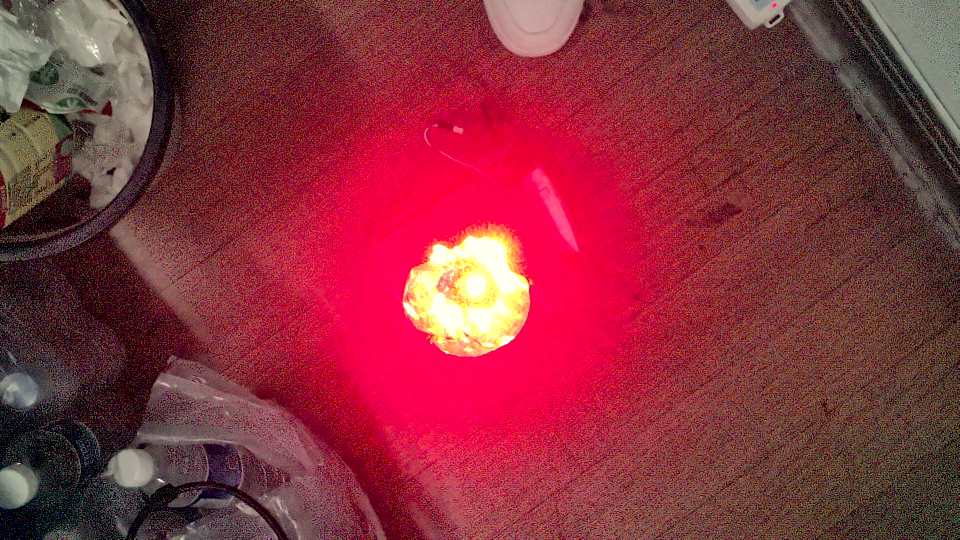
#> input picture 历年任务归档/03_消防巡逻_2023G/bench_test_snapshot.png, 960 x 540 px
$ python -i fire_vision.py   (imports and definitions only)
#> lines starting #> are read from the running program, lines starting #| are printed output that depends on the picture; after the words box and inside, x2 and y2 are one past the last pixel; in counts of white or black regions, pixels touching at a corner belong together
#> further down, picture is the input picture: shape (540, 960, 3); mean B, G, R 61.4, 49, 135.2
### 历年任务归档/最初基线/Lcode/Logger.py
import logging
import os
import sys
import colorlog  # 控制台日志输入颜色


def get_logger():
    #配置颜色
    log_colors_config = {
        "DEBUG": "cyan",
        "INFO": "bold_green",
        "WARNING": "bold_yellow",
        "ERROR": "bold_red",
        "CRITICAL": "bold_purple",
    }
    text_colors_config = {
        "DEBUG": "cyan",
        "INFO": "white",
        "WARNING": "bold_yellow",
        "ERROR": "bold_red",
        "CRITICAL": "bold_purple",
    }
    logger = logging.getLogger()
    #生成日志文件
    path = os.path.dirname(os.path.realpath(sys.argv[0]))
    logFile = os.path.join(path, "fc_log.log")
    logger.setLevel(logging.DEBUG)

    fmtConsole = colorlog.ColoredFormatter(
        "\n\n%(log_color)s[%(levelname)s] %(asctime)s %(message_log_color)s%(message)s",
        "%Y-%m-%d %H:%M:%S",
        log_colors=log_colors_config,
        secondary_log_colors={"message": text_colors_config},
    )
    fmtFile = logging.Formatter(
        "[%(levelname)s] %(asctime)s\n%(message)s",
        "(%Y-%m-%d %H:%M:%S)",
    )
    fileHdl = logging.FileHandler(logFile, encoding="utf-8")
    consoleHdl = logging.StreamHandler()
    fileHdl.setLevel(logging.DEBUG)
    consoleHdl.setLevel(logging.INFO)
    fileHdl.setFormatter(fmtFile)
    consoleHdl.setFormatter(fmtConsole)
    logger.addHandler(fileHdl)
    logger.addHandler(consoleHdl)
    return logger


logger = get_logger()


# [18 lines left out: functions print, Exception_Catcher, not called in this run]

### 历年任务归档/03_消防巡逻_2023G/Lcode/fire_vision.py
"""下视摄像头红色火源检测。见 docs/superpowers/specs/2026-07-16-fire-patrol-design.md
"覆盖巡逻路径"/"APPROACH"一节。

2026-07-16确认：下视摄像头硬件是IMX219 CSI摄像头(ubuntu-pi/RDK X5, /dev/video10)，
不是标准USB摄像头——官方文档明确警告不能直接`cv2.VideoCapture(device)`("当前 RDK
驱动在通用 OpenCV/V4L2 取流路径中可能超时")，必须通过板载专用封装取流。改用
`Lcode/rdk_imx219_jupyter_preview.VisionSystem`（该模块内部持有自己的后台采集
线程+V4L2 MMAP专用C生产程序，从ubuntu-pi板子`Desktop/IMX219/`复制进本仓库纳入
版本控制，避免依赖仓库外未跟踪路径——那个目录还有一份不完整的旧版本，见
project_imx219_camera_bringup记忆，不要弄混）。

`detect_fire()`/`SmoothedFireDetector`是纯函数/纯逻辑，跟摄像头取流方式无关，
不受这次硬件方案调整影响。
"""
import os
import threading
import time
from collections import deque
from typing import Optional, Tuple

import cv2
import numpy as np

from Lcode.Logger import logger
from Lcode.rdk_imx219_jupyter_preview import VisionSystem

IMX219_DEVICE = "/dev/video10"  # VSE缩放输出节点，官方文档推荐的实时预览/取流节点
IMX219_WIDTH = 960
IMX219_HEIGHT = 540
# 2026-07-16台架测试用值(文档"综合推荐"档)，画面偏暗噪点重是已知问题
# (见project_imx219_camera_bringup记忆)——2026-07-17真机测试发现2645在实际飞行
# 高度下反而普遍过曝(meanY~233，接近纯白)，跟台架近距离测试时偏暗的印象相反，
# 地面按更接近实际取景距离重新扫描曝光值(200~600区间meanY 66~180)后，500量级
# 亮度更均衡(不过曝也不丢暗部细节)。降到500。
# 注意：地面近距离测试只能验证亮度，验证不了圆度检测——近距离能看清灯罩锡纸
# 反光罩的褶皱细节，形状天然不规则(圆度0.03~0.25)，跟飞行高度下被距离/糊化
# 压缩成的小圆斑视觉效果完全不同，圆度阈值(MIN_CIRCULARITY)是否合适仍需要
# 下次真机测试验证。
# 2026-07-17简化悬停测试(灯罩放在旁边)复测：500在当天的光照条件下仍然普遍
# 过曝(多张快照接近纯白)，只有偶尔几帧曝光正常。按地面曝光扫描数据(300对应
# meanY≈115，比500更居中)进一步降到300。
IMX219_EXPOSURE = 300
IMX219_VERTICAL_BLANKING = 2446

# 火源面积范围：灯罩高度不超过10cm、俯视为近似圆形光斑。上限用于排除大面积
# 反光/其他红色物体误触发(见设计文档审查发现1"误触发风险不可逆")，具体像素
# 数值需现场标定(取决于飞行高度/摄像头视场角)，这里给经验初始值。
# 2026-07-16台架测试(bench_test_snapshot.png/2)实测：室内测试距离下红色光晕连通域
# 面积298832/129534px，原50000的上限在室内可达到的任何测试距离下都会被撑爆——
# 按距离平方反比外推，要降到50000以内大约需要再拉远1.6倍距离，室内空间达不到。
# 上限本意是挡"占满大半画面"级别的明显异常反光，不是精确卡目标尺寸，因此放宽到
# 200000(能通过这两次台架数据，仍能挡住293万像素总画幅的~40%以上占比这种极端情况)。
# 真实18dm飞行高度下光源占比会小得多，这个上限届时基本不会被触及，留待真机测试验证。
MIN_FIRE_AREA_PX = 200
MAX_FIRE_AREA_PX = 200000

# 圆度过滤：4*pi*面积/周长^2，完美圆形=1.0，越扁/越不规则越接近0。真实火源
# 灯罩俯视是近似圆形光斑，用这个过滤能排除面积恰好落在范围内、但形状是矩形/
# 长条形的干扰物(比如小车车身反光)——2026-07-16真机测试实测触发了一次误检测，
# 检测到的目标后来确认是"起点边上小车启动的红色矩形"，不是真实火源，面积上限
# 挡不住(矩形恰好在合理面积范围内)，需要额外靠形状区分。
# 2026-07-17从0.5上调到0.7：真机测试复现了另一种绕过方式——下视摄像头视场里当时
# 有一条固定遮挡物(疑似脚架腿，已现场挪开)把一块红色矩形地标切成两个连通域，
# 完整矩形圆度0.326被正确挡住，但被切碎后较小的那块碎片圆度0.639混过了0.5的
# 阈值，触发误判。0.7当时能挡住这类碎片。
# 2026-07-17当天晚些时候又从0.7降回0.45：短程+1m靠近灯罩复测，3帧灯罩完整/
# 部分入镜的画面圆度只有0.535/0.598/0.654，全部被0.7挡在门外——近距离下摄像头
# 分辨出灯罩真实外壳形状(偏方形PCB支架+螺丝)，不再是远距离/模糊糊成的近圆
# 光斑，0.7是照着远距离场景(唯一确认命中圆度0.790)标定的，换到近距离必然失效。
# 真实火源圆度样本(0.535~0.790)跟问题30那次碎片误判圆度(0.639~0.651)是重叠的
# ——圆度这一个特征已经不能同时满足"近距离也要能识别"和"挡住那次碎片"两个
# 要求，两者不可兼得。用户明确要求"能成功识别即可"，选择优先保证识别，把
# 圆度降到0.45(比最低的真实样本0.535留了余量)；问题30那次误判的防线改为
# 依赖"遮挡物已从现场物理挪开"这个根本修复，不再靠圆度做双重保险——如果
# 那类固定遮挡物未来又出现在视场里，碎片有重新触发误判的风险，见known_issues.md。
MIN_CIRCULARITY = 0.45

# 红色HSV阈值，色相环绕0/180两段取并集。经验初始值，现场需按实际LED光源标定
# (参照circle_pole真机标定红杆子的经验：偏暗/偏亮光源饱和度差异很大)。
HSV_RANGES_RED = [((0, 100, 100), (10, 255, 255)), ((170, 100, 100), (180, 255, 255))]

# 2026-07-17新增：真机测试实测发现，灯罩强光在画面里经常呈现"星芒/爆闪"形态
# (高光衍射产生多条细尖刺，不是一个实心圆盘)，导致轮廓圆度只有0.068，远低于
# MIN_CIRCULARITY——不是曝光或距离问题，无论怎么调曝光，只要高光是星芒状，
# 圆度永远上不去。用闭运算(先膨胀再腐蚀)把尖刺之间的小缝隙填平、拼成一个
# 接近实心圆盘的轮廓再算圆度：真机实测能把这类星芒灯罩的圆度从0.068拉到0.76，
# 通过0.7阈值。经验证核大小15不会影响已有的防误判能力——纯矩形/圆形测试
# 用例结果不变(闭运算只填补小缝隙，对已经连续无缝隙的实心形状没有任何影响)；
# 问题30记录的"矩形被遮挡切碎"真实图片，碎片圆度0.639只被抬高到0.651，仍然
# 低于0.7阈值，不会重新引入那次误触发。
FIRE_MASK_CLOSE_KERNEL_SIZE = 15


def detect_fire(frame_bgr, min_area: int = MIN_FIRE_AREA_PX,
                 max_area: int = MAX_FIRE_AREA_PX,
                 min_circularity: float = MIN_CIRCULARITY) -> Optional[Tuple[float, float]]:
    """在BGR图像里找面积在[min_area, max_area]范围内、形状接近圆形(圆度>=
    min_circularity)的最大红色连通域，返回(dx_px, dy_px) = 质心像素坐标 - 画面
    中心，没找到时返回None。"""
#> called with min_area = 200, max_area = 200000, min_circularity = 0.45
    hsv = cv2.cvtColor(frame_bgr, cv2.COLOR_BGR2HSV)
#> hsv: shape (540, 960, 3); mean H, S, V 109.2, 160.4, 135.7
    height, width = frame_bgr.shape[:2]
#> height = 540; width = 960

    mask = None
    for lower, upper in HSV_RANGES_RED:
        m = cv2.inRange(hsv, np.array(lower), np.array(upper))
        mask = m if mask is None else (mask | m)
#> this loop made 2 passes
#> pass 1, in detect_fire, `m = cv2.inRange(hsv, np.array(lower), np.array(upper))`:
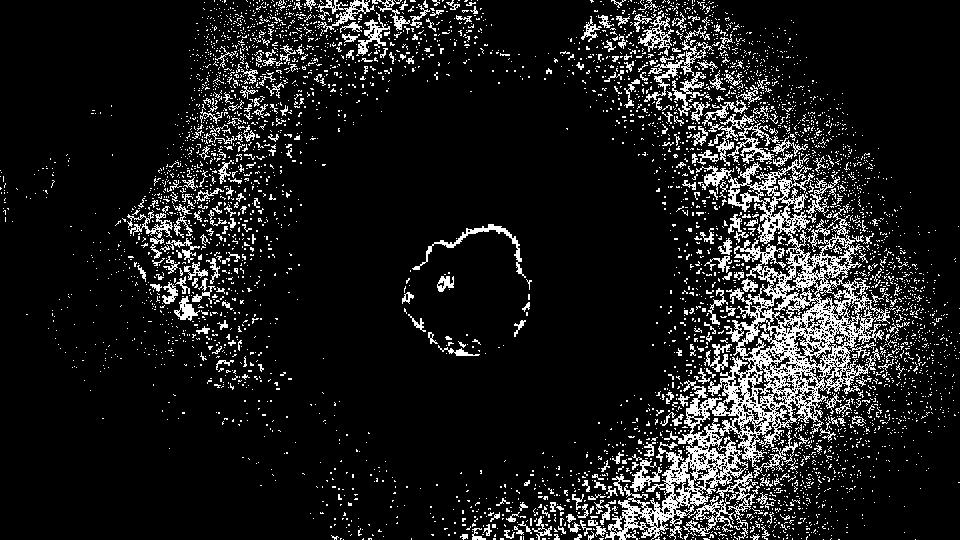
#> m: shape (540, 960); 11.4% white in thin lines or dots
#> pass 2, in detect_fire, `m = cv2.inRange(hsv, np.array(lower), np.array(upper))`:
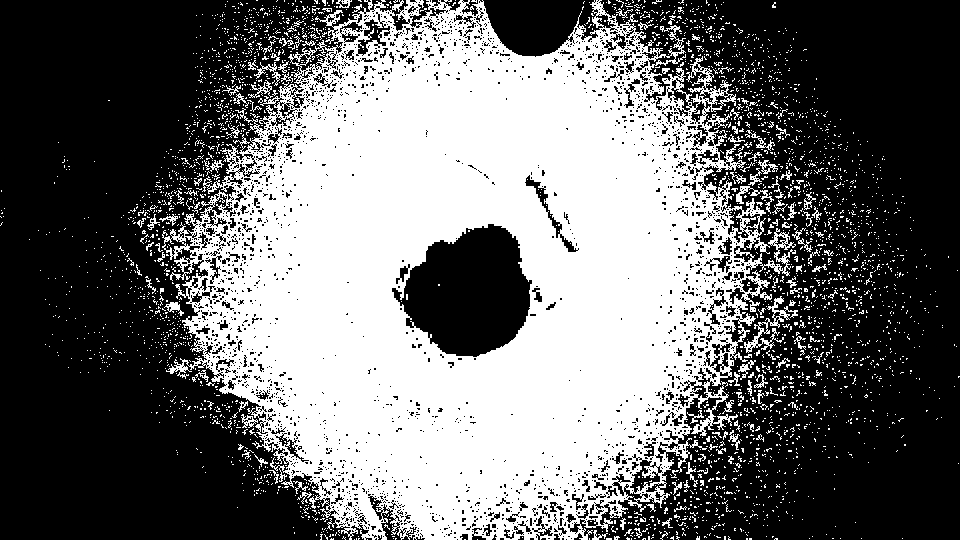
#> m: shape (540, 960); 42.3% white; 3318 white regions (3191 under 20 px), largest, box (x1, y1, x2, y2) and area: (162, 0, 796, 540) 203651, (744, 296, 798, 353) 628, (736, 186, 774, 214) 236
#> pass 2, in detect_fire, `mask = m if mask is None else (mask | m)`:
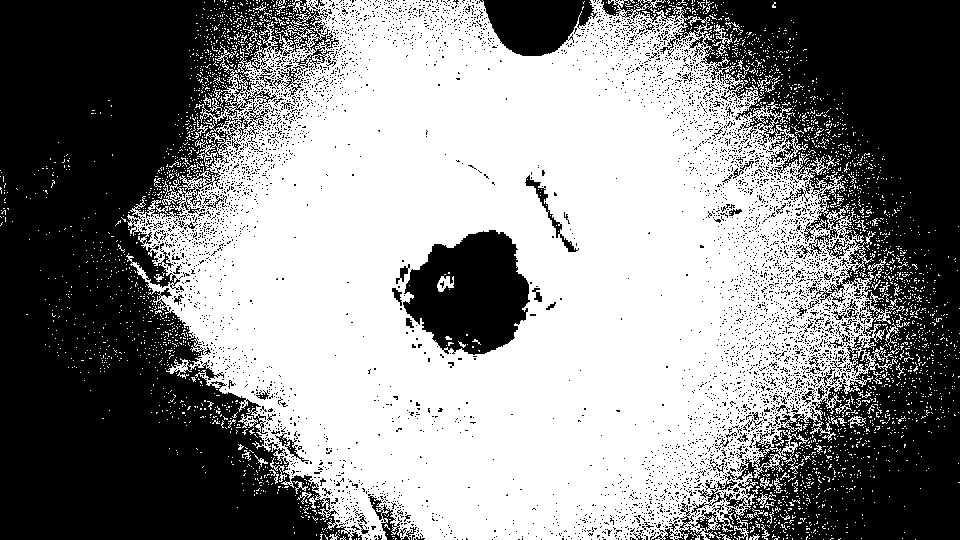
#> mask: shape (540, 960); 53.7% white; 5222 black regions (5128 under 20 px), largest, box (x1, y1, x2, y2) and area: (0, 0, 362, 540) 121839, (601, 0, 960, 540) 86412, (403, 230, 530, 355) 10950

    kernel = cv2.getStructuringElement(
        cv2.MORPH_ELLIPSE, (FIRE_MASK_CLOSE_KERNEL_SIZE, FIRE_MASK_CLOSE_KERNEL_SIZE))
    mask = cv2.morphologyEx(mask, cv2.MORPH_CLOSE, kernel)
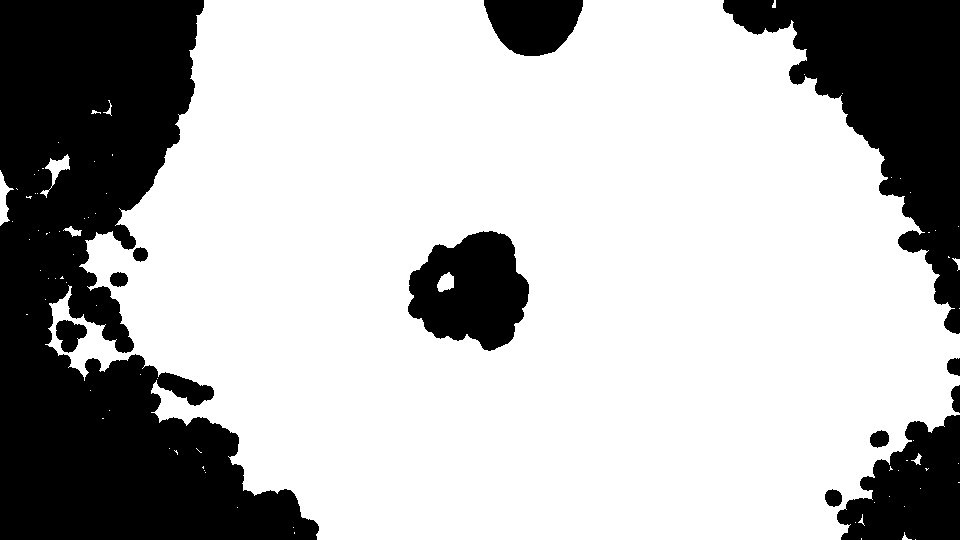
#> mask: shape (540, 960); 70.9% white; 12 black regions

    contours, _ = cv2.findContours(mask, cv2.RETR_EXTERNAL, cv2.CHAIN_APPROX_SIMPLE)
#> contours = 78 contours, 72 with area under 20; largest, box (x1, y1, x2, y2) and area: (45, 0, 960, 540) 376128, (40, 154, 70, 198) 300, (0, 170, 14, 226) 289, (63, 226, 82, 237) 70, (911, 453, 922, 465) 36, (952, 258, 960, 271) 26
    best_area = 0
    best_cx, best_cy = None, None
    for c in contours:
        area = cv2.contourArea(c)
        if area < min_area or area > max_area:
            continue
        perimeter = cv2.arcLength(c, True)
        if perimeter <= 0:
            continue
        circularity = 4 * np.pi * area / (perimeter * perimeter)
        if circularity < min_circularity:
            continue
        if area > best_area:
            moments = cv2.moments(c)
            if moments["m00"] == 0:
                continue
            best_area = area
            best_cx = moments["m10"] / moments["m00"]
            best_cy = moments["m01"] / moments["m00"]
#> this loop made 78 passes
#> area on passes 22, 41, 52: 35.5, 25.5, 69.5
#> after the loop, best_area = 0

    if best_cx is None:
        return None
    return best_cx - width / 2.0, best_cy - height / 2.0


class SmoothedFireDetector:
    """对detect_fire()逐帧结果做滑动平均，减少单帧噪声导致APPROACH阶段误修正
    (见设计文档"独立的、更保守的伺服增益"一节)。任意一帧丢失目标(None)时清空
    窗口重新积累，不能用陈旧偏移量继续参与平均。"""

    def __init__(self, window: int = 5):
        self.window = window
        self._buf = deque(maxlen=window)

    # [10 lines left out: function update, not called in this run]


class FireVision:
    """后台线程持续从IMX219取帧+红色检测+滑动平均，主循环每tick只读`latest()`
    共享的最新结果，不阻塞30ms主循环(风格与Serial_fc.listen_fc()一致)。

    底层`VisionSystem`已经有自己的后台采集线程和帧缓存，`get_frame()`是非阻塞的
    (立即返回缓存的最新帧或None)——本类自己的`_loop()`只是按固定节奏轮询它、
    跑detect_fire()，不需要也不应该假设`get_frame()`会阻塞到下一帧就绪
    (那是cv2.VideoCapture.read()的行为，VisionSystem不是这样)。

    摄像头打不开时`start()`返回False，`latest()`永远返回全None——PATROL态"检测到
    火情"条件永远不满足，等同于纯巡逻场景，不会crash也不会阻塞主循环(见设计文档
    审查发现2"检测线程健康检查缺失"，此处只保证不crash，心跳超时告警留待真机
    测试阶段)。`VisionSystem.open()`打不开摄像头时会抛`RuntimeError`(不是像
    `cv2.VideoCapture.isOpened()`那样返回False)，这里用try/except吞掉转换成
    同样的"返回False"约定，维持对`main.py`调用方透明。
    """

    # [57 lines left out: functions __init__, start, stop, not called in this run]

    def latest(self) -> dict:
        with self._lock:
            return dict(self._latest)

    # [35 lines left out: functions save_snapshot, _loop, not called in this run]

>>> import cv2
>>> picture = cv2.imread('../bench_test_snapshot.png')
>>> result = detect_fire(picture)
